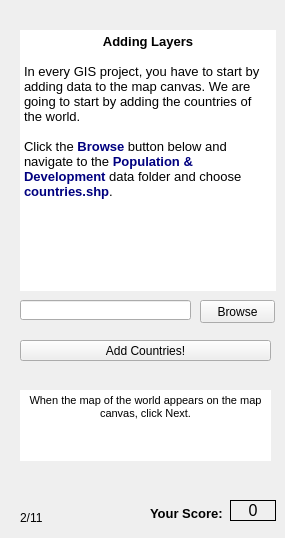
  <widget class="QWizardPage" name="wizardPage2">
   <widget class="QLineEdit" name="CountrieslineEdit">
    <property name="geometry">
     <rect>
      <x>20</x>
      <y>300</y>
      <width>171</width>
      <height>20</height>
     </rect>
    </property>
   </widget>
   <widget class="QPushButton" name="CountriesBrowseButton">
    <property name="geometry">
     <rect>
      <x>200</x>
      <y>300</y>
      <width>75</width>
      <height>23</height>
     </rect>
    </property>
    <property name="text">
     <string>Browse</string>
    </property>
   </widget>
   <widget class="QPushButton" name="AddCountriesLayerButton">
    <property name="geometry">
     <rect>
      <x>20</x>
      <y>340</y>
      <width>251</width>
      <height>21</height>
     </rect>
    </property>
    <property name="text">
     <string>Add Countries!</string>
    </property>
   </widget>
   <widget class="QTextBrowser" name="textBrowser_3">
    <property name="geometry">
     <rect>
      <x>20</x>
      <y>390</y>
      <width>251</width>
      <height>71</height>
     </rect>
    </property>
    <property name="frameShape">
     <enum>QFrame::NoFrame</enum>
    </property>
    <property name="frameShadow">
     <enum>QFrame::Plain</enum>
    </property>
    <property name="html">
     <string>&lt;!DOCTYPE HTML PUBLIC &quot;-//W3C//DTD HTML 4.0//EN&quot; &quot;http://www.w3.org/TR/REC-html40/strict.dtd&quot;&gt;
&lt;html&gt;&lt;head&gt;&lt;meta name=&quot;qrichtext&quot; content=&quot;1&quot; /&gt;&lt;style type=&quot;text/css&quot;&gt;
p, li { white-space: pre-wrap; }
&lt;/style&gt;&lt;/head&gt;&lt;body style=&quot; font-family:'MS Shell Dlg 2'; font-size:8.25pt; font-weight:400; font-style:normal;&quot;&gt;
&lt;p align=&quot;center&quot; style=&quot; margin-top:0px; margin-bottom:0px; margin-left:0px; margin-right:0px; -qt-block-indent:0; text-indent:0px;&quot;&gt;&lt;span style=&quot; font-size:8pt;&quot;&gt;When the map of the world appears on the map canvas, click Next.&lt;/span&gt;&lt;/p&gt;&lt;/body&gt;&lt;/html&gt;</string>
    </property>
   </widget>
   <widget class="QLabel" name="label">
    <property name="geometry">
     <rect>
      <x>150</x>
      <y>498</y>
      <width>81</width>
      <height>31</height>
     </rect>
    </property>
    <property name="font">
     <font>
      <pointsize>10</pointsize>
      <weight>75</weight>
      <bold>true</bold>
     </font>
    </property>
    <property name="text">
     <string>Your Score:</string>
    </property>
   </widget>
   <widget class="QLabel" name="Score_label">
    <property name="geometry">
     <rect>
      <x>230</x>
      <y>500</y>
      <width>46</width>
      <height>21</height>
     </rect>
    </property>
    <property name="font">
     <font>
      <pointsize>12</pointsize>
     </font>
    </property>
    <property name="frameShape">
     <enum>QFrame::Panel</enum>
    </property>
    <property name="text">
     <string>0</string>
    </property>
    <property name="alignment">
     <set>Qt::AlignCenter</set>
    </property>
   </widget>
   <widget class="QTextBrowser" name="textBrowser">
    <property name="geometry">
     <rect>
      <x>20</x>
      <y>30</y>
      <width>256</width>
      <height>261</height>
     </rect>
    </property>
    <property name="frameShape">
     <enum>QFrame::NoFrame</enum>
    </property>
    <property name="frameShadow">
     <enum>QFrame::Plain</enum>
    </property>
    <property name="html">
     <string>&lt;!DOCTYPE HTML PUBLIC &quot;-//W3C//DTD HTML 4.0//EN&quot; &quot;http://www.w3.org/TR/REC-html40/strict.dtd&quot;&gt;
&lt;html&gt;&lt;head&gt;&lt;meta name=&quot;qrichtext&quot; content=&quot;1&quot; /&gt;&lt;style type=&quot;text/css&quot;&gt;
p, li { white-space: pre-wrap; }
&lt;/style&gt;&lt;/head&gt;&lt;body style=&quot; font-family:'MS Shell Dlg 2'; font-size:8.25pt; font-weight:400; font-style:normal;&quot;&gt;
&lt;p align=&quot;center&quot; style=&quot; margin-top:0px; margin-bottom:0px; margin-left:0px; margin-right:0px; -qt-block-indent:0; text-indent:0px;&quot;&gt;&lt;span style=&quot; font-size:10pt; font-weight:600;&quot;&gt;Adding Layers&lt;/span&gt;&lt;/p&gt;
&lt;p align=&quot;center&quot; style=&quot;-qt-paragraph-type:empty; margin-top:0px; margin-bottom:0px; margin-left:0px; margin-right:0px; -qt-block-indent:0; text-indent:0px; font-size:10pt; font-weight:600;&quot;&gt;&lt;br /&gt;&lt;/p&gt;
&lt;p style=&quot; margin-top:0px; margin-bottom:0px; margin-left:0px; margin-right:0px; -qt-block-indent:0; text-indent:0px;&quot;&gt;&lt;span style=&quot; font-size:10pt;&quot;&gt;In every GIS project, you have to start by adding data to the map canvas. We are going to start by adding the countries of the world.&lt;/span&gt;&lt;/p&gt;
&lt;p style=&quot;-qt-paragraph-type:empty; margin-top:0px; margin-bottom:0px; margin-left:0px; margin-right:0px; -qt-block-indent:0; text-indent:0px; font-size:10pt;&quot;&gt;&lt;br /&gt;&lt;/p&gt;
&lt;p style=&quot; margin-top:0px; margin-bottom:0px; margin-left:0px; margin-right:0px; -qt-block-indent:0; text-indent:0px;&quot;&gt;&lt;span style=&quot; font-size:10pt;&quot;&gt;Click the &lt;/span&gt;&lt;span style=&quot; font-size:10pt; font-weight:600; color:#00007f;&quot;&gt;Browse&lt;/span&gt;&lt;span style=&quot; font-size:10pt;&quot;&gt; button below and navigate to the &lt;/span&gt;&lt;span style=&quot; font-size:10pt; font-weight:600; color:#00007f;&quot;&gt;Population &amp;amp; Development&lt;/span&gt;&lt;span style=&quot; font-size:10pt;&quot;&gt; data folder and choose &lt;/span&gt;&lt;span style=&quot; font-size:10pt; font-weight:600; color:#00007f;&quot;&gt;countries.shp&lt;/span&gt;&lt;span style=&quot; font-size:10pt;&quot;&gt;.&lt;/span&gt;&lt;/p&gt;&lt;/body&gt;&lt;/html&gt;</string>
    </property>
   </widget>
   <widget class="QLabel" name="label_53">
    <property name="geometry">
     <rect>
      <x>20</x>
      <y>510</y>
      <width>31</width>
      <height>16</height>
     </rect>
    </property>
    <property name="text">
     <string>2/11</string>
    </property>
   </widget>
  </widget>
